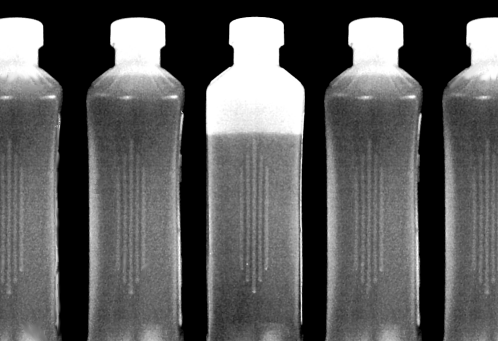
%> input picture DIP/Assignment #4/bottles.tif, 498 x 341 px
$ octave q1.m   (GNU Octave 9; MATLAB toolbox functions it lacks are replaced by stand-ins)
%> lines starting %> are read from the running program, lines starting %| are printed output that depends on the picture; in (x1, y1, x2, y2) boxes, pixels count from 0 and x2, y2 are one past the last pixel; in counts of white or black regions, pixels touching at a corner belong together; the program's own positions count from 1
%% Evaluating the Level in Bottles

%% Preprocessing
imb = imread('bottles.tif');
%> imb is the input picture: size 341x498 uint8; min 0, max 255, mean 90.4

% Resizing gives invariance to different sized images.
imb = imresize(imb,[350 500]);
%> imb: size 350x500 uint8
BW = im2bw(imb,0.8);
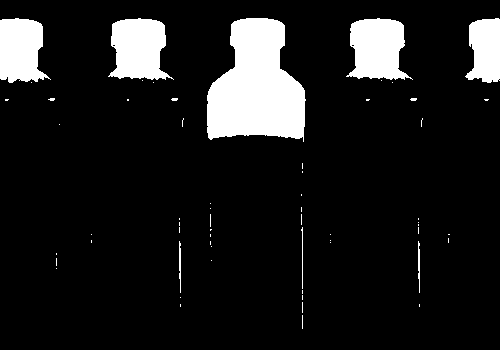
%> BW: size 350x500 logical; 11% white; 60 white regions (52 under 20 px), largest, box (x1, y1, x2, y2) and area: (207, 18, 306, 142) 8648, (346, 18, 413, 80) 2927, (108, 18, 174, 80) 2923

%Remove the unneccesary noise left by binary conversion
BW2 = bwareaopen(BW,100);figure;imshow(BW2);
%> after `BW2 = bwareaopen(BW,100)`:
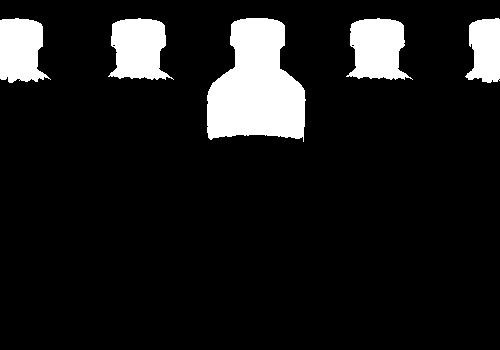
%> BW2: size 350x500 logical; 10.7% white; 5 white regions

%% Region Comparison - A very effective, but amazingly simple algorithm

% Calculate the areas occupied by the bottles.
CC = bwconncomp(BW2);
%> CC = 5 connected components
stats = regionprops(CC);
%> stats = 5 regions; box (x1, y1, x2, y2), Area and Centroid: (207, 18, 306, 142) 8648 [257.1 87.5], (346, 18, 413, 80) 2927 [378 49.2], (108, 18, 174, 80) 2923 [139.2 49.1], (0, 18, 51, 83) 2518 [21.1 50.5], (465, 18, 500, 83) 1782 [486.1 50.5]

% These areas can be misleading as we have some bottles which are halfway
% inside the image.
no = size(stats);
%> no = [5 1]
rects = zeros(no(1),4);
area = zeros(no(1),1);
areaf = zeros(no(1),1);
rat = zeros(no(1),1);

% Calculate the actual areas
for i = 1:no(1)
rects(i,:) = stats(i).BoundingBox;
area(i) = stats(i).Area;
end
%> this loop made 5 passes
%> after the loop, area = [2518; 2923; 8648; 2927; 1782]; rects = [0.5 18.5 51 65; 108.5 18.5 66 62; 207.5 18.5 99 124; 346.5 18.5 67 62; 465.5 18.5 35 65]

%Calculate the total area occupied
for i = 1:no(1)
rects(i,3) = min([rects(i,3) 70]);
end
%> after the loop, rects = [0.5 18.5 51 65; 108.5 18.5 66 62; 207.5 18.5 70 124; 346.5 18.5 67 62; 465.5 18.5 35 65]

for i = 1:no(1)
rects(i,4) = 480;
end
%> after the loop, rects = [0.5 18.5 51 480; 108.5 18.5 66 480; 207.5 18.5 70 480; 346.5 18.5 67 480; 465.5 18.5 35 480]

for i = 1:no(1)
areaf(i) = rects(i,4)*rects(i,3);
end
%> after the loop, areaf = [24480; 31680; 33600; 32160; 16800]

%% Important Properties gained !

% Ratios of areas provide invariance to the areas of the bottles inside the
% image. This code can handle variable sized bottles with minor
% modifications and also can handle scaling as ratios of areas are
% invariant, translation as well does not matter, as this method is
% independent of the position or number of bottles in the image
for i = 1:no(1)
   rat(i)=area(i)/areaf(i);
   if(rat(i)<0.12)disp('Yes!');
   else disp('No!'); end
end
%> after the loop, rat = [0.103; 0.0923; 0.257; 0.091; 0.106]
